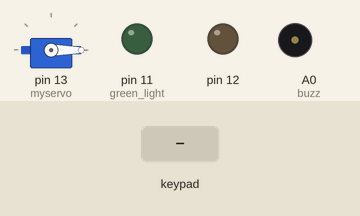
A sketch run on a simulated Arduino Uno, built with avr-gcc and run on an emulated ATmega328P. On the bench: servo, output pins drawn as LEDs (lit = HIGH), buzzer (waves = sounding). Inputs (shaded band) come from the test bench. What the sketch prints to the serial monitor is not drawn.

Above: at 1.4 s.
1.5 s: key '*' pressed
At 2.0 s:
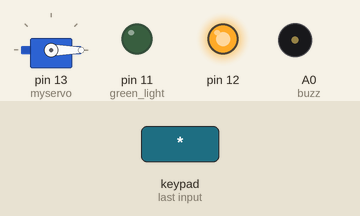
3.6 s: keypad keys 1 2 3 4 5 * pressed 0.4 s apart
At 5.9 s:
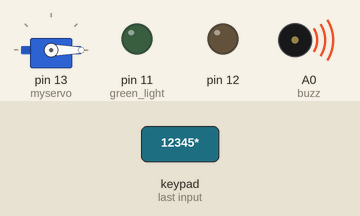
At 7.9 s:
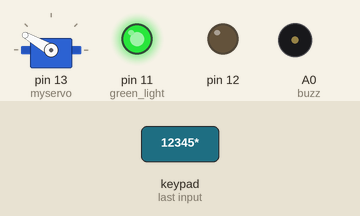
Timing chart, 0 to 13.1 s (numbered marks = the images above; inputs shaded):
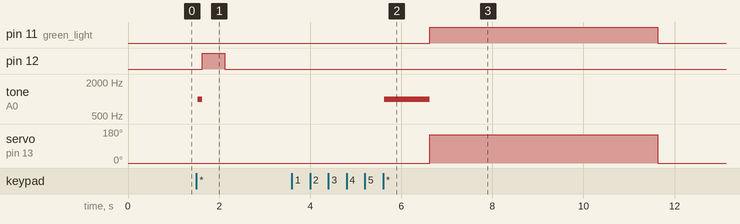

The sketch:

mini_phy_proj.ino
```cpp
#include <Password.h>
#include <LiquidCrystal.h>//http://playground.arduino.cc/uploads/Code/Password.zip //tells to use password library
#include <Keypad.h> //http://www.arduino.cc/playground/uploads/Code/Keypad.zip  //tells to use keypad library
#include <Servo.h> //tells to use servo library

int buzz=A0;
Servo myservo; //declares servo
Password password = Password( "12345" ); //password to unlock, can be changed

const byte ROWS = 4; // Four rows
const byte COLS = 4; // columns
// Define the Keymap
char keys[ROWS][COLS] = {
{'1','2','3','A'},
{'4','5','6','B'},
{'7','8','9','C'},
{'*','0','#','D'}
};
// Connect keypad ROW0, ROW1, ROW2 and ROW3 to these Arduino pins.
byte rowPins[ROWS] = { 9, 8, 7, 6 };// Connect keypad COL0, COL1 and COL2 to these Arduino pins.
byte colPins[COLS] = { 5, 4, 3, 2 };


// Create the Keypad
Keypad keypad = Keypad( makeKeymap(keys), rowPins, colPins, ROWS, COLS );

void setup(){
  Serial.begin(9600);
  Serial.write(254);
  Serial.write(0x01);
  delay(200);
  pinMode(11, OUTPUT);  //green light
  pinMode(12, OUTPUT);
  pinMode(A0, OUTPUT);//red light
  myservo.attach(13); //servo on digital pin 13 //servo
  keypad.addEventListener(keypadEvent); //add an event listener for this keypad
  }

void loop(){
  keypad.getKey();
  myservo.write(0);
  }
  //take care of some special events
  void keypadEvent(KeypadEvent eKey){
  switch (keypad.getState()){
  case PRESSED:

  Serial.print("Enter:");
  Serial.println(eKey);
  delay(10);

  Serial.write(254);

  switch (eKey){
    case '*': checkPassword(); delay(1); break;

    case '#': password.reset(); delay(1); break;

     default: password.append(eKey); delay(1);
}
}
}
void checkPassword(){

if (password.evaluate()){  //if password is right open

    Serial.println("Accepted");
    Serial.write(254);delay(10);
    buzzer1();
    //Add code to run if it works
    myservo.write(150); //deg

        digitalWrite(11, HIGH);//turn on
    delay(5000); //wait 5 seconds
    digitalWrite(11, LOW);// turn off


}else{
    Serial.println("Denied"); //if passwords wrong keep locked
    Serial.write(254);delay(10);
    buzzer0();
    //add code to run if it did not work
    myservo.write(0);
    digitalWrite(12, HIGH); //turn on
    delay(500); //wait 5 seconds
    digitalWrite(12, LOW);//turn off

}
}
void buzzer1()
{
  tone(buzz,1000);
  delay(1000);
  tone(buzz,1000);
  noTone(buzz);
}
void buzzer0()
{
  tone(buzz,1000);
  delay(100);
  tone(buzz,1000);
  noTone(buzz);
}
```

Measured:
- after the input at 1.5 s, pin 12: LOW → HIGH after 0.13 s, → LOW 0.50 s later; tone on A0 (buzz): silent → 1000 Hz at once, → silent 0.10 s later
- after the input at 3.6 s, pin 11 (green_light): LOW → HIGH after 3.0 s, → LOW 5.0 s later; tone on A0 (buzz): silent → 1000 Hz after 2.0 s, → silent 1.0 s later; servo on pin 13 (myservo): 0° → 150° after 3.0 s, → 0° 5.0 s later
